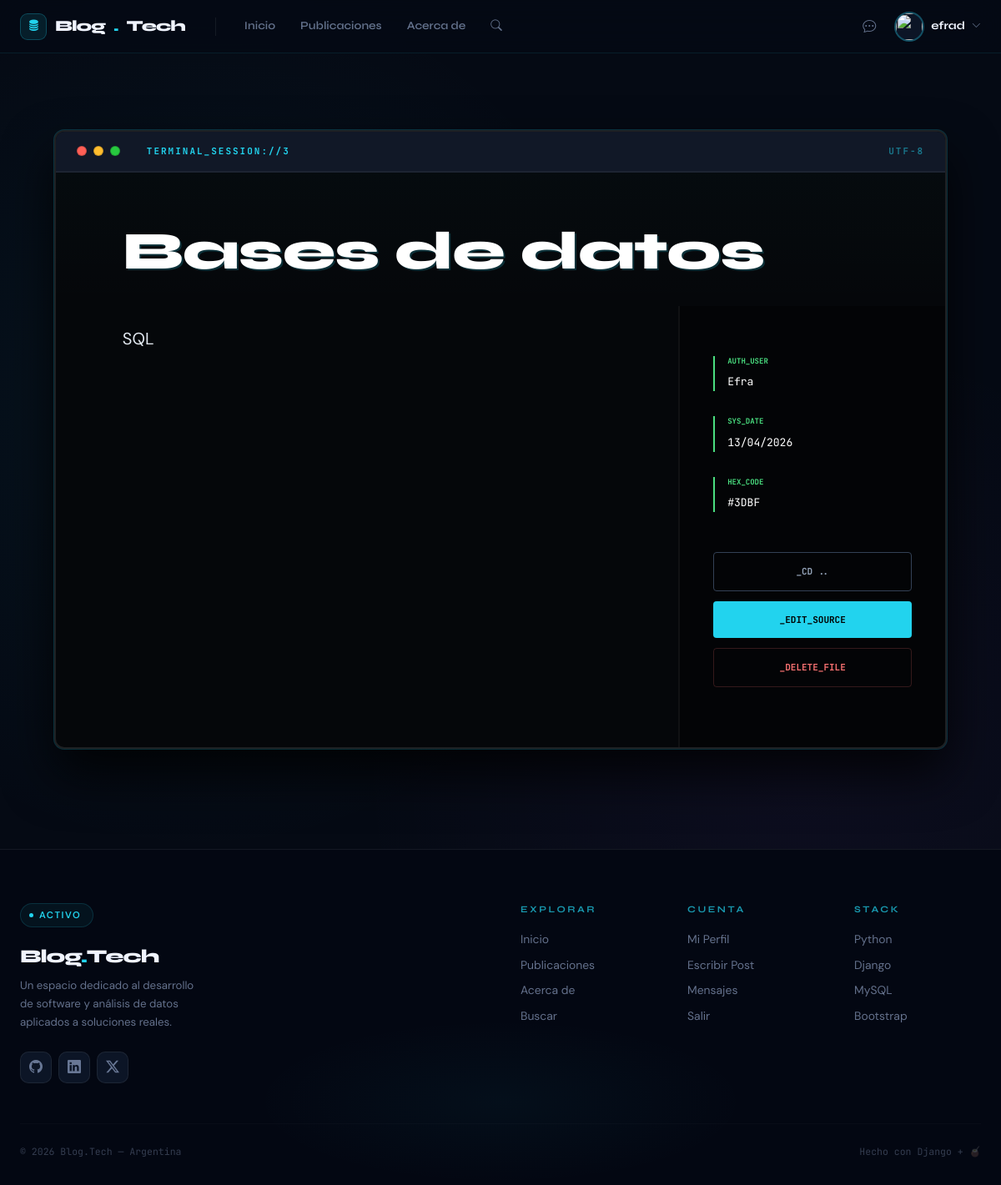
Page /publicacion/3/ (signed in) on the earlier database version.
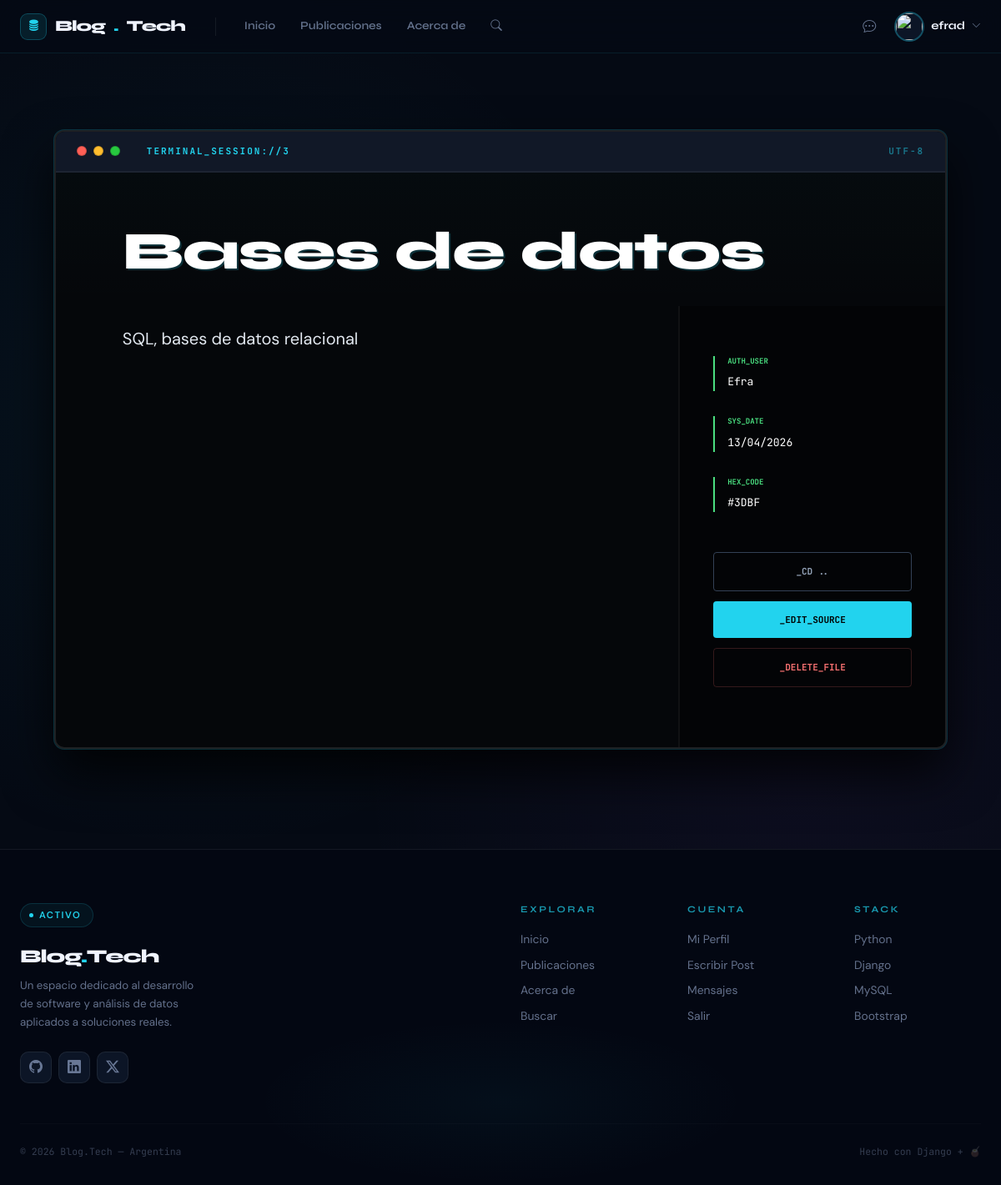
Same page on the later database version.
### blog/models.py (models this page shows, shortened)
class Publicacion(models.Model):
    titulo = models.CharField(max_length=100, verbose_name='Título')
    resumen = models.CharField(max_length=200, verbose_name='Resumen')
    contenido = CKEditor5Field(verbose_name='Contenido')
    autor = models.CharField(max_length=50, verbose_name='Autor')
    imagen = models.ImageField(upload_to='publicaciones/', blank=True, null=True, verbose_name='Imagen')
    fecha = models.DateTimeField(auto_now_add=True, verbose_name='Fecha')
    class Meta:
        ordering = ['-fecha']
        verbose_name = 'Publicación'
        verbose_name_plural = 'Publicaciones'

### blog/views.py (the view)
# urls.py: path('publicacion/<int:pk>/', DetallePulicacion.as_view(), name='detalle'),
class DetallePulicacion(View):
    def get(self, request, pk):
        publicacion = get_object_or_404(Publicacion, pk=pk)
        return render(request, 'blog/detalle_publicacion.html', {'publicacion': publicacion})

### blog/templates/blog/detalle_publicacion.html (shortened to what this page needs)
{% extends "blog/base.html" %}
{% load static %}
{% block contenido %}
<div class="container-fluid terminal-container">
    <div class="apple-window">
        <div class="window-header">
            <div class="d-flex align-items-center">
                <div class="dot" style="background:#ff5f56"></div>
                <div class="dot" style="background:#ffbd2e"></div>
                <div class="dot" style="background:#27c93f"></div>
            </div>
            <div class="ms-4 header-text">
                TERMINAL_SESSION://{{ publicacion.pk }}
            </div>
            <div class="ms-auto header-text" style="opacity: 0.5;">
                UTF-8
            </div>
        </div>
        <section class="title-section">
            <h1 class="post-title">{{ publicacion.titulo }}</h1>
        </section>
        <div class="reader-layout">
            <main class="main-content">
                <article class="post-text">
                    {{ publicacion.contenido|safe }}
                </article>
            </main>
            <aside class="tech-sidebar">
                <div class="meta-item">
                    <span class="meta-label">AUTH_USER</span>
                    <span class="meta-value">{{ publicacion.autor }}</span>
                </div>
                <div class="meta-item">
                    <span class="meta-label">SYS_DATE</span>
                    <span class="meta-value">{{ publicacion.fecha|date:"d/m/Y" }}</span>
                </div>
                <div class="meta-item">
                    <span class="meta-label">HEX_CODE</span>
                    <span class="meta-value">#{{ publicacion.pk }}DBF</span>
                </div>
                <div class="actions mt-5">
                    <a href="{% url 'lista' %}" class="btn-action btn-back">_cd ..</a>
                    {% if user.is_authenticated %}
                    <a href="{% url 'editar' publicacion.pk %}" class="btn-action btn-edit">_edit_source</a>
                    <a href="{% url 'eliminar' publicacion.pk %}" class="btn-action btn-delete">_delete_file</a>
                    {% endif %}
                </div>
            </aside>
        </div>
    </div>
</div>
{% endblock %}

Differences in the rows shown:
changed Publicacion "Bases de datos": contenido "SQL" → "SQL, bases de datos relacional"
